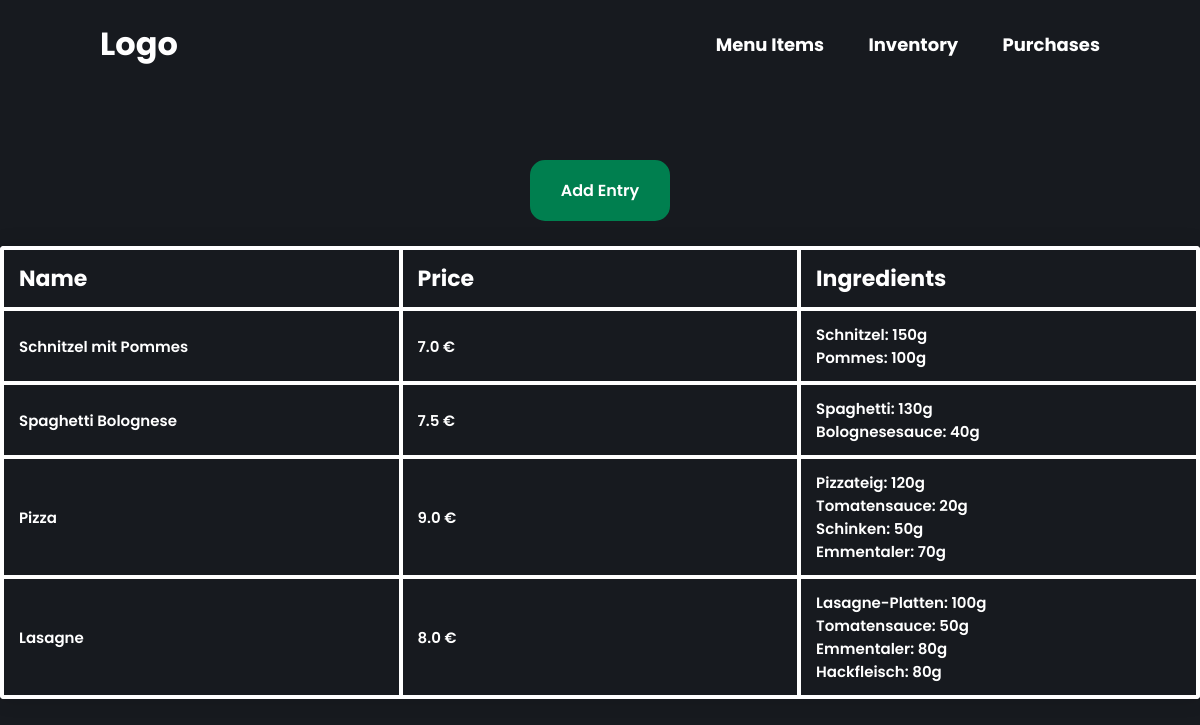
Screenshot of /menu-items/ with the database file from the repository.
### restaurant/models.py (models this page shows, shortened)
class MenuItem(models.Model):
    menu_name = models.CharField(max_length=100)
    menu_price = models.FloatField(default=0)
    menu_ingredients = models.JSONField(default=0, null=True)

### restaurant/views.py (the view)
# urls.py: path('menu-items/', views.MenuItemsList.as_view(), name='menu_items'),
class MenuItemsList(TemplateView):
    template_name = "menu_item_table.html"
    def get_context_data(self, **kwargs: Any) -> dict[str, Any]:
        context = super().get_context_data(**kwargs)
        menu_items = MenuItem.objects.all()
        context["data"] = menu_items
        context["columns"] = ["Name", "Price", "Ingredients"]
        return context

### templates/menu_item_table.html (shortened to what this page needs)
{% extends 'base.html' %}
{% load static %}
{% block content %}
<div class="table--container">
    <a href="{% url 'menu_items_create' %}" class="create--entry--button">Add Entry</a>
    <table class="content-table">
        <thead>
            <tr>
                {% for column_name in columns %}
                <th>{{ column_name }}</th>
                {% endfor %}
            </tr>
        </thead>
        <tbody>
            {% for menu in data %}
            <tr class="clickable-row" data-href="{% url 'menu_items_update' menu.id %}">
                <td>
                    {{ menu.menu_name }}
                </td>
                <td>{{ menu.menu_price }} €</td>
                <td>
                    <ul>
                        {% for key, value in menu.menu_ingredients.ingredients.items %}
                        <li>{{key}}: {{value}}g</li>
                        {% endfor %}
                    </ul>
                </td>
            </tr>
            {% empty %}
            <h1>No Menu Items Yet</h1>
            {% endfor %}
        </tbody>
    </table>
</div>
{% endblock %}

### static/restaurant/styles.css (style rules this page uses)
* { margin: 0; padding: 0; box-sizing: border-box; font-family: "Poppins", sans-serif; }
body { min-height: 100vh; background-color: #171a1f; }
.table--container { display: flex; justify-content: center; align-items: center; text-align: left; flex-direction: column; top: 20vh; position: relative; height: fit-content; }
.content-table { border-collapse: collapse; border-radius: 4px 4px 4px 4px; margin: 25px 0; font-size: 0.9em; min-width: 400px; overflow: hidden; box-shadow: 0 0 20px rgba(0,0,0,0.15); }
.content-table thead tr { background-color: #171a1f; color: white; text-align: left; font-weight: bold; font-size: 22px; cursor: default; }
.content-table th, .content-table td { padding: 12px 15px; border: 4px solid white; width: 400px; }
.content-table td { font-weight: 600; color: white; }
.content-table tbody tr { background-color: #171a1f; font-size: 15px; }
.content-table tbody tr td ul { list-style-type: none; }
.create--entry--button { appearance: none; background-color: #007F4F; border: 2px solid #007F4F; border-radius: 15px; box-sizing: border-box; color: #FFFFFF; cursor: pointer; display: inline-block; font-size: 16px; font-weight: 600; line-height: normal; margin: 0; min-height: 60px; min-width: 140px; outline: none; padding: 16px 24px; text-align: center; text-decoration: none; transition: all 300ms cubic-bezier(.23, 1, 0.32, 1); user-select: none; -webkit-user-select: none; touch-action: manipulation; width: fit-content; will-change: transform; position: relative; }
.create--entry--button { position: relative; }

### rows the page displays
MenuItem: menu_name "Schnitzel mit Pommes", menu_price "7.0", ingredients "Schnitzel" "Pommes", ingredients "150" "100"
MenuItem: menu_name "Spaghetti Bolognese", menu_price "7.5", ingredients "Spaghetti" "Bolognesesauce", ingredients "130" "40"
MenuItem: menu_name "Pizza", menu_price "9.0", ingredients "Pizzateig" "Tomatensauce" "Schinken" "Emmentaler", ingredients "120" "20" "50" "70"
MenuItem: menu_name "Lasagne", menu_price "8.0", ingredients "Lasagne-Platten" "Tomatensauce" "Emmentaler" "Hackfleisch", ingredients "100" "50" "80" "80"

### other values shown
{{ column_name }} "Name" "Price" "Ingredients"
